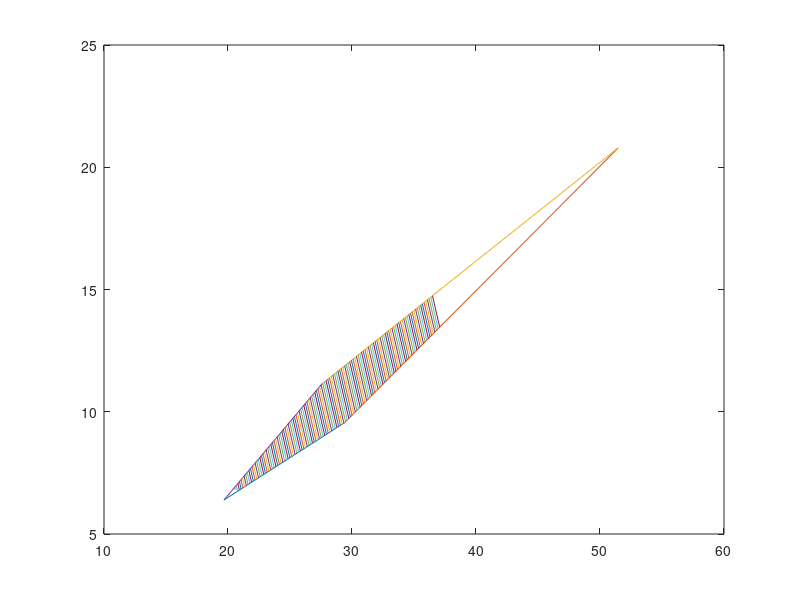

The MATLAB script that drew this image:
a1=[tan(31/180*pi),-1];
a2=[tan(22/180*pi),-1];
a3=[tan(18/180*pi),-1];
a4=[tan(27/180*pi),-1];
A=[a3;a1]\[0;5.43];
B=[a3;a4]\[0;5.43];
C=[a2;a4]\[0;5.43];
D=[a1;a2]\[5.43;0];
plot([A(1),B(1)],[A(2),B(2)]);
hold on 
plot([B(1),C(1)],[B(2),C(2)]);
plot([C(1),D(1)],[C(2),D(2)]);
plot([D(1),A(1)],[D(2),A(2)]);hold off
zig=((C-A)./norm(C-A))';
zag=[-zig(2),zig(1)];
zig1=zig*775/5279.986877;
plane=A'+zig;
k=norm(plane);
while k<221
    p1=[zig;a2]\[dot(zig,plane);0];
    p2=[zig;a1]\[dot(zig,plane);5.43];
    if norm(p1'-plane)<norm(p2'-plane)
        hold on
        plot([p1(1),plane(1)],[p1(2),plane(2)]);
        hold off
        k=k+norm(p1'-plane)+norm(zig1);
        plane=p1'+zig1;
    else
        hold on
        plot([p2(1),plane(1)],[p2(2),plane(2)]);
        hold off
        k=k+norm(p2'-plane)+norm(zig1);
        plane=p2'+zig1;
    end
    p1=[zig;a3]\[dot(zig,plane);0];
    p2=[zig;a4]\[dot(zig,plane);5.43];
    if norm(p1'-plane)<norm(p2'-plane)
        hold on
        plot([p1(1),plane(1)],[p1(2),plane(2)]);
        hold off
        k=k+norm(p1'-plane)+norm(zig1);
        plane=p1'+zig1;
    else
        hold on
        plot([p2(1),plane(1)],[p2(2),plane(2)]);
        hold off
        k=k+norm(p2'-plane)+norm(zig1);
        plane=p2'+zig1;
    end
end
        
        
        
        
    
    
